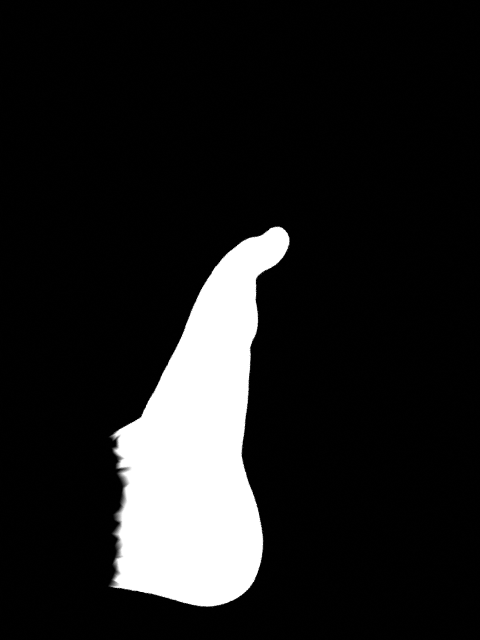
#> input picture docs/images/synth/mask/003.png, 480 x 640 px, found by its file name
$ python cleaner.py
#> lines starting #> are read from the running program, lines starting #| are printed output that depends on the picture; after the words box and inside, x2 and y2 are one past the last pixel; in counts of white or black regions, pixels touching at a corner belong together
# Apply masks.

import cv2
import numpy as np
import os

out_dir = '../synth'

for f in os.listdir('mask'):

    _mask = None

    for ftype in ['mask', 'normals', 'rgb', 'toc']:

        os.makedirs(os.path.join(out_dir, ftype), exist_ok=True)

        img = cv2.imread(os.path.join(ftype, f))
#> img is the input picture: shape (640, 480, 3); min 0, max 255, mean 31.3

        if ftype == 'mask':
            _mask = img.mean(axis=-1) > 200
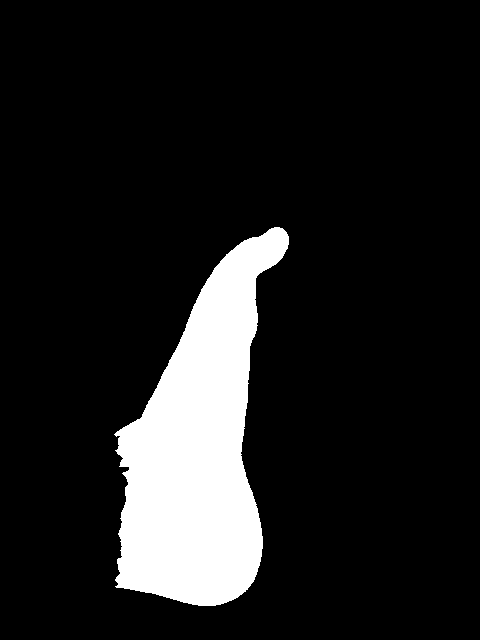
#> _mask: shape (640, 480) bool; 12% white; 1 white region, box (x1, y1, x2, y2) and area: (114, 227, 289, 606) 36772

        out_img = np.ones((img.shape[0], img.shape[1], 4), dtype=np.uint8) * 255
        out_img[:, :, :3] = img
        if ftype != 'rgb':
            out_img[:, :, 3] = 255 * _mask.astype(int)

        cv2.imwrite(os.path.join(out_dir, ftype, f), out_img)
